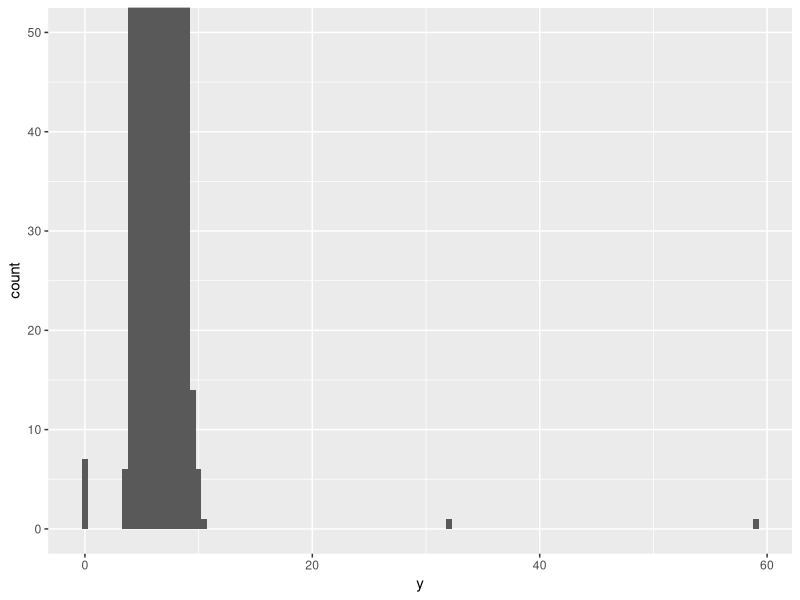

This chart was generated by the following R code:
library("tidyverse")
ggplot( diamonds, aes(x = y))+
    geom_histogram(binwidth = 0.5)+
    coord_cartesian(ylim = c(0,50))
    